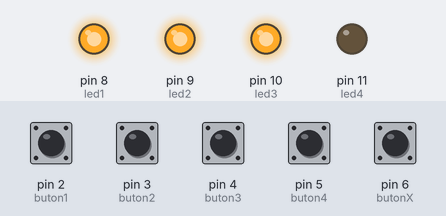
Simulated run of this sketch. Board: Arduino Uno, built with avr-gcc and run on an emulated ATmega328P. Parts: output pins drawn as LEDs (lit = HIGH). Inputs (shaded band) come from the test bench; at power-on: pin 2 (buton1), pin 3 (buton2), pin 4 (buton3), pin 5 (buton4), pin 6 (butonX) LOW.

Above: at 21.4 s.
21.5 s: pin 6 (butonX) pulled HIGH for 0.15 s
At 22.8 s:
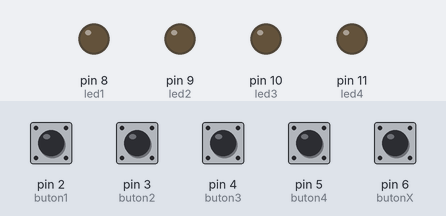
41.5 s: pin 2 (buton1) pulled HIGH for 0.15 s
At 42.8 s:
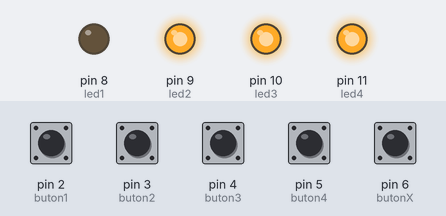
51.5 s: pin 3 (buton2) pulled HIGH for 0.15 s
At 52.8 s:
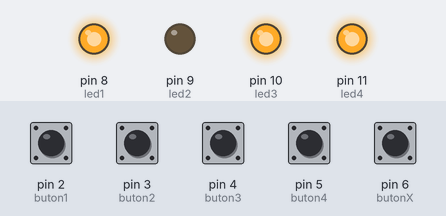
61.5 s: pin 6 (butonX) pulled HIGH for 0.15 s
At 71.0 s:
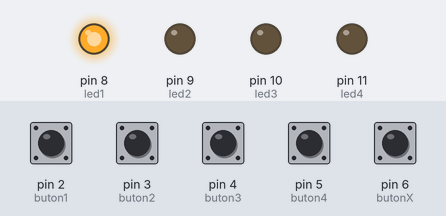
Timing chart, 0 to 81.5 s (numbered marks = the images above; inputs shaded):
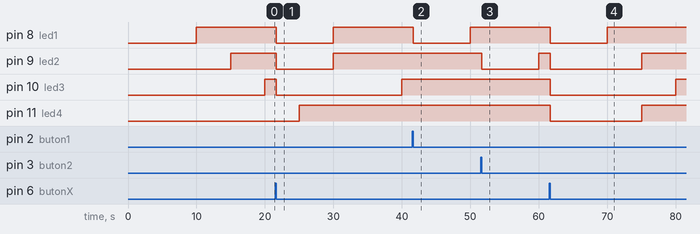

Measured:
- after the input at 21.5 s, pin 8 (led1), pin 9 (led2): HIGH → LOW after 0.15 s, → HIGH 8.4 s later; pin 10 (led3): HIGH → LOW after 0.15 s, → HIGH 18.4 s later
- after the input at 41.5 s, pin 8 (led1): HIGH → LOW after 0.15 s, → HIGH 8.4 s later
- after the input at 51.5 s, pin 9 (led2): HIGH → LOW after 0.15 s, → HIGH 8.4 s later
- after the input at 61.5 s, pin 8 (led1): HIGH → LOW after 0.15 s, → HIGH 8.4 s later; pin 9 (led2), pin 11 (led4): HIGH → LOW after 0.15 s, → HIGH 13.4 s later; pin 10 (led3): HIGH → LOW after 0.15 s, → HIGH 18.4 s later

The sketch:

ilackutusukod.ino
```cpp
const int buton1= 2;
const int buton2= 3;
const int buton3= 4;
const int buton4 =5;
const int butonX =6;
const int led1 =8;
const int led2 =9;
const int led3=10;
const int led4 =11;

int bt1=0;
int bt2=0;
int bt3=0;
int bt4=0;
int btX=0;


unsigned long SimdikiZaman2 = 0;
unsigned long OncekiZaman2 = 0;
unsigned long SimdikiZaman1 = 0;
unsigned long OncekiZaman1 = 0;
unsigned long SimdikiZaman3 = 0;
unsigned long OncekiZaman3 = 0;
unsigned long SimdikiZaman4 = 0;
unsigned long OncekiZaman4 = 0;

unsigned long aralik1 = 10000;
unsigned long aralik2 = 15000;
unsigned long aralik3 = 20000;
unsigned long aralik4 = 25000;


void setup()
{
Serial.begin(9600);

pinMode(buton1,INPUT);
pinMode(buton2,INPUT);
pinMode(buton3,INPUT);
pinMode(buton4,INPUT);
pinMode(butonX,INPUT);
pinMode(led1,OUTPUT);
pinMode(led2,OUTPUT);
pinMode(led3,OUTPUT);
pinMode(led4,OUTPUT);

}

void loop()
{
  SimdikiZaman1 = millis();
  if  (SimdikiZaman1 - OncekiZaman1 >= aralik1)
  {
    digitalWrite(led1,HIGH);
     OncekiZaman1=SimdikiZaman1;


  }
  if (digitalRead(buton1)==HIGH and bt1==0){
    bt1=1;//butona bastık
     }
  if (digitalRead(buton1)==LOW and bt1==1){//elimizi butondan çektik
    digitalWrite(led1,LOW);
    bt1=0;


  }
   if (digitalRead(butonX)==HIGH and btX==0){
    btX=1;//butona bastık
     }
  if (digitalRead(butonX)==LOW and btX==1){//elimizi butondan çektik
    SimdikiZaman1=0;
    SimdikiZaman2=0;
    SimdikiZaman3=0;
    SimdikiZaman4=0;
    digitalWrite(led1,LOW);
    digitalWrite(led2,LOW);
    digitalWrite(led3,LOW);
    digitalWrite(led4,LOW);
    btX=0;


  }
  SimdikiZaman2 = millis();
  if  (SimdikiZaman2 - OncekiZaman2 >= aralik2)
  {
    digitalWrite(led2,HIGH);
    OncekiZaman2 =SimdikiZaman2;


}
if (digitalRead(buton2)==HIGH and bt2==0){
    bt2=1;//butona bastık
     }
  if (digitalRead(buton2)==LOW and bt2==1){//elimizi butondan çektik
    digitalWrite(led2,LOW);
    bt2=0;


  }

 SimdikiZaman3 = millis();
  if  (SimdikiZaman3 - OncekiZaman3 >= aralik3)
  {
    digitalWrite(led3,HIGH);
    OncekiZaman3 =SimdikiZaman3;

}
  if (digitalRead(buton3)==HIGH and bt3==0){
    bt3=1;//butona bastık
     }
  if (digitalRead(buton3)==LOW and bt3==1){//elimizi butondan çektik
    digitalWrite(led3,LOW);
    bt3=0;
     }
SimdikiZaman4 = millis();
  if  (SimdikiZaman4 - OncekiZaman4 >= aralik4)
  {
    digitalWrite(led4,HIGH);
    OncekiZaman4 =SimdikiZaman4;

}
if (digitalRead(buton4)==HIGH and bt4==0){
    bt4=1;//butona bastık
     }
  if (digitalRead(buton4)==LOW and bt4==1){//elimizi butondan çektik
    digitalWrite(led4,LOW);
    bt4=0;
     }

}
```
